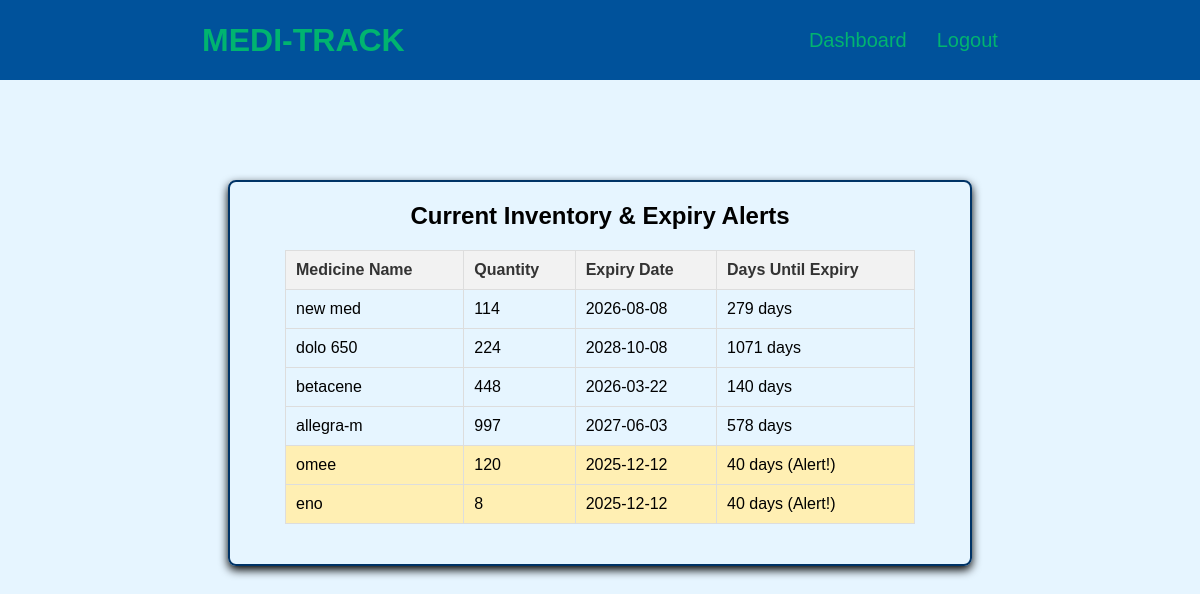
Screenshot of /display_stock (signed in) with the database file from the repository.
### app.py (models this page shows)
class Medicine(db.Model):
    id = db.Column(db.Integer, primary_key=True)
    name = db.Column(db.String(200), nullable=False)
    quantity = db.Column(db.Integer, nullable=False)
    expiry_date = db.Column(db.String(50), nullable=False)
    cost_price = db.Column(db.Float, nullable=False)
    selling_price = db.Column(db.Float, nullable=False)
    owner_id = db.Column(db.Integer, db.ForeignKey('owner.id'), nullable=False)
    owner = db.relationship('Owner', backref=db.backref('medicines', lazy=True))

### app.py (the view)
@app.route('/display_stock')
def display_stock():
    if 'user_id' not in session:
        return redirect(url_for('login'))
    message = delete_expired_stock(session['user_id'])
    if message:
        flash(message, 'info')
    alert_type = request.args.get('alert') # Get the alert parameter from the URL
    medicines = Medicine.query.filter_by(owner_id=session['user_id']).all()
    today = datetime.now().date()
    filtered_medicines = []
    LOW_STOCK_THRESHOLD = 10 # Must match the threshold used in get_dashboard_alerts
    for medicine in medicines:
        is_expiring = False
        is_low_stock = medicine.quantity <= LOW_STOCK_THRESHOLD
        try:
            expiry = datetime.strptime(medicine.expiry_date, '%Y-%m-%d').date()
            days_until_expiry = (expiry - today).days
            medicine.alert_class = ''
            if days_until_expiry <= 0:
                medicine.alert_class = 'expired'
                is_expiring = True
            elif days_until_expiry <= 90:
                medicine.alert_class = 'expiring-soon'
                is_expiring = True
            medicine.days_until_expiry = days_until_expiry
        except ValueError:
            medicine.alert_class = 'date-error'
            medicine.days_until_expiry = 'N/A'
        if alert_type == 'expiry' and is_expiring:
            filtered_medicines.append(medicine)
        elif alert_type == 'low_stock' and is_low_stock:
            filtered_medicines.append(medicine)
        elif not alert_type:
            filtered_medicines.append(medicine)
    flashed_messages = get_flashed_messages(with_categories=True)
    return render_template('display_stock.html', medicines=filtered_medicines, messages=flashed_messages)

### app.py (called while the page is built)
def delete_expired_stock(owner_id):
    today = datetime.now().date()
    medicines = Medicine.query.filter_by(owner_id=owner_id).all()
    deleted_count = 0
    for medicine in medicines:
        try:
            expiry = datetime.strptime(medicine.expiry_date, '%Y-%m-%d').date()
            if expiry <= today:
                db.session.delete(medicine)
                deleted_count += 1
        except ValueError:
            continue
    if deleted_count > 0:
        db.session.commit()
        return f'{deleted_count} expired medicine(s) have been automatically removed from your stock.'
    return None # Returns None if no items were deleted

### templates/display_stock.html (shortened to what this page needs)
<!DOCTYPE html>
<html lang="en">
<head>
    <link rel="stylesheet" href="{{ url_for('static', filename='style.css') }}">
</head>
<body>
    <header>
        <nav>
            <div class="left">MEDI-TRACK</div>
            <div class="right">
                <ul>
                    <li><a href="{{ url_for('dashboard') }}">Dashboard</a></li>
                    <li><a href="{{ url_for('logout') }}">Logout</a></li>
                </ul>
            </div>
        </nav>
    </header>
    <main>
        <div class="form-container">
            <h2>Current Inventory & Expiry Alerts</h2>
            <table class="inventory-table">
                <thead>
                    <tr>
                        <th>Medicine Name</th>
                        <th>Quantity</th>
                        <th>Expiry Date</th>
                        <th>Days Until Expiry</th>
                    </tr>
                </thead>
                <tbody>
                    {% for medicine in medicines %}
                    <tr class="{{ medicine.alert_class }}">
                        <td>{{ medicine.name }}</td>
                        <td>{{ medicine.quantity }}</td>
                        <td>{{ medicine.expiry_date }}</td>
                        <td>
                            {% if medicine.days_until_expiry == 0 %}
                                EXPIRES TODAY!
                            {% elif medicine.days_until_expiry < 0 %}
                                **EXPIRED** ({{ -medicine.days_until_expiry }} days ago)
                            {% elif medicine.days_until_expiry <= 90 %}
                                {{ medicine.days_until_expiry }} days (Alert!)
                            {% else %}
                                {{ medicine.days_until_expiry }} days
                            {% endif %}
                        </td>
                    </tr>
                    {% endfor %}
                </tbody>
            </table>
        </div>
    </main>
</body>
</html>

### static/style.css (style rules this page uses)
* { margin: 0px; padding: 0px; }
body { background-color: #e6f5ff; font-family: 'Poppins', sans-serif; }
nav { display: flex; justify-content: space-around; align-items: center; height: 80px; background-color: #00529B; }
nav ul { display: flex; justify-content: center; gap: 30px; transition: color 0.3s ease; }
nav ul li { list-style: none; }
nav ul a { text-decoration: none; color: #00B470; transition: color 0.3s ease; font-size: 1.25rem; font-weight: 100 }
.left { color: #00B470; font-size: 2rem; font-weight: 600; }
.form-container { display: flex; justify-content: center; align-items: center; border: 2px solid #003366; padding: 20px; max-width: 700px; margin: auto; border-radius: 8px; flex-direction: column; margin-top: 100px; box-shadow: 0 4px 10px; }

### templates/display_stock.html (style rules this page uses)
.inventory-table { width: 90%; margin: 20px auto; border-collapse: collapse; }
.inventory-table th, .inventory-table td { border: 1px solid #ddd; padding: 10px; text-align: left; }
.inventory-table th { background-color: #f2f2f2; color: #333; }
.expiring-soon { background-color: #ffefb3; }

### rows the page displays
Medicine: name "new med", quantity "114", expiry_date "2026-08-08", days_until_expiry "279"
Medicine: name "dolo 650", quantity "224", expiry_date "2028-10-08", days_until_expiry "1071"
Medicine: name "betacene", quantity "448", expiry_date "2026-03-22", days_until_expiry "140"
Medicine: name "allegra-m", quantity "997", expiry_date "2027-06-03", days_until_expiry "578"
Medicine: name "omee", quantity "120", expiry_date "2025-12-12", days_until_expiry "40"
Medicine: name "eno", quantity "8", expiry_date "2025-12-12", days_until_expiry "40"
